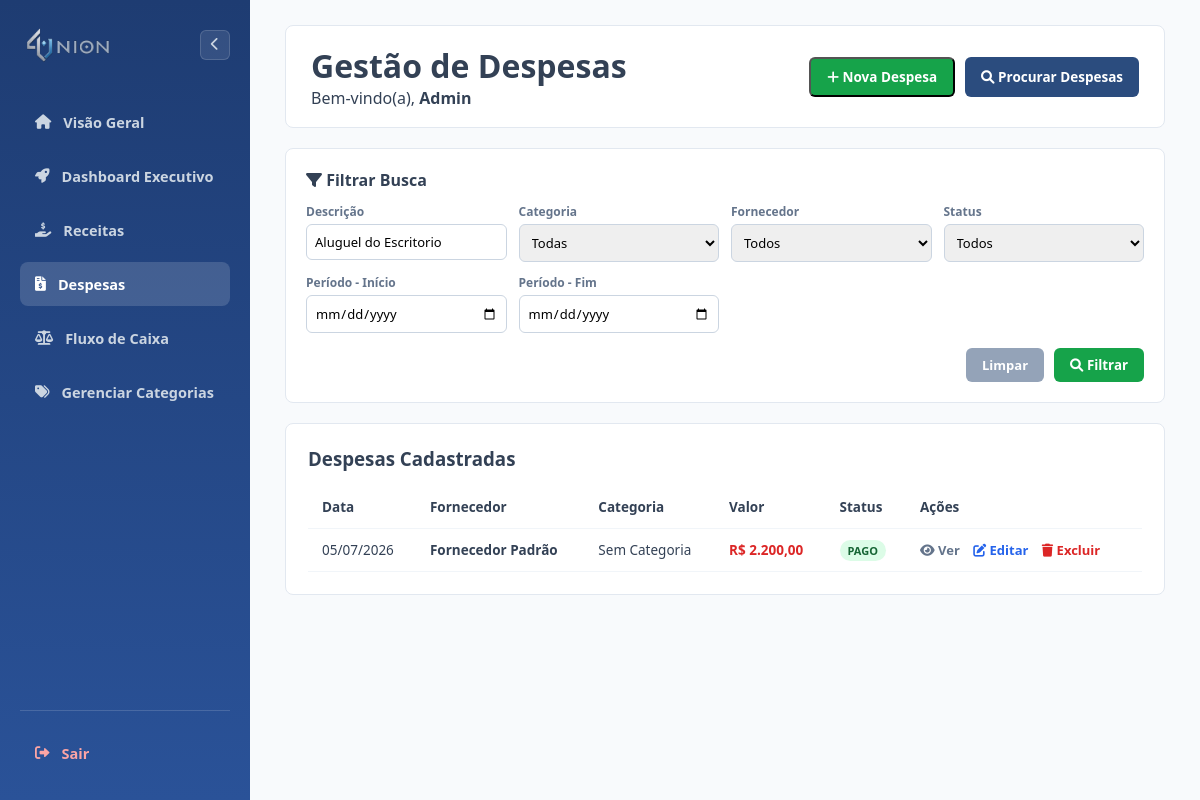
The app's page /pages/despesas/listar.php?f_busca=Aluguel do Escritorio (signed in) with its own data.
### tables this page shows
CREATE TABLE `despesas` (
  `id` int(11) NOT NULL,
  `fornecedor_id` int(11) DEFAULT NULL,
  `categoria_id` int(11) DEFAULT NULL,
  `forma_pagamento_id` int(11) DEFAULT NULL,
  `conta_id` int(11) DEFAULT NULL,
  `usuario_id` int(11) DEFAULT NULL,
  `descricao` varchar(200) DEFAULT NULL,
  `valor` decimal(12,2) DEFAULT NULL,
  `data_pagamento` date DEFAULT NULL,
  `observacao` text DEFAULT NULL,
  `status` enum('Pago','Pendente') DEFAULT NULL,
  `ativo` char(1) NOT NULL DEFAULT 'S'
);

### pages/despesas/listar.php (the view, shortened to what this page needs)
<?php
require_once "../../config/conexao.php";
$usuario_id   = $_SESSION['usuario_id'] ?? $_SESSION['id'] ?? $_SESSION['id_usuario'] ?? $_SESSION['user_id'] ?? null;
$usuario_nome = $_SESSION['usuario_nome'] ?? $_SESSION['nome'] ?? 'Usuário';
function formatarValorSemArredondar($valor) {
    $valorStr = (string)$valor;
    $partes = explode('.', $valorStr);
    $inteiro = number_format((float)$partes[0], 0, '', '.');
    $decimais = isset($partes[1]) ? $partes[1] : '00';
    if (strlen($decimais) < 2) {
        $decimais = str_pad($decimais, 2, '0', STR_PAD_RIGHT);
    } else {
        $decimais = substr($decimais, 0, 2);
    }
    return $inteiro . ',' . $decimais;
}
$filtro_busca       = isset($_GET['f_busca']) ? trim($_GET['f_busca']) : '';
$filtro_categoria   = isset($_GET['f_categoria']) ? trim($_GET['f_categoria']) : '';
$filtro_fornecedor  = isset($_GET['f_fornecedor']) ? trim($_GET['f_fornecedor']) : '';
$filtro_status      = isset($_GET['f_status']) ? trim($_GET['f_status']) : '';
$filtro_data_inicio = isset($_GET['f_data_inicio']) ? trim($_GET['f_data_inicio']) : '';
$filtro_data_fim    = isset($_GET['f_data_fim']) ? trim($_GET['f_data_fim']) : '';
$tem_filtro_ativo = (!empty($filtro_busca) || !empty($filtro_categoria) || !empty($filtro_fornecedor)
    || !empty($filtro_status) || !empty($filtro_data_inicio) || !empty($filtro_data_fim));
try {
    $sql = "SELECT d.*,
                   c.nome AS categoria_nome,
                   COALESCE(NULLIF(f.nome_fantasia, ''), f.razao_social) AS fornecedor_nome
            FROM despesas d
            LEFT JOIN categorias c ON d.categoria_id = c.id
            LEFT JOIN fornecedores f ON d.fornecedor_id = f.id
            WHERE d.usuario_id = :usuario_id AND d.ativo = 'S'";
    $params = ['usuario_id' => $usuario_id];
    if (!empty($filtro_busca)) {
        $sql .= " AND d.descricao LIKE :busca";
        $params['busca'] = "%" . $filtro_busca . "%";
    }
    $sql .= " ORDER BY d.data_pagamento DESC";
    $stmt = $conexao->prepare($sql);
    $stmt->execute($params);
    $despesas = $stmt->fetchAll(PDO::FETCH_ASSOC);
} catch (PDOException $e) {
    $despesas = [];
}
?>
<!DOCTYPE html>
<html lang="pt-br">
<head>
    <link rel="stylesheet" href="https://cdnjs.cloudflare.com/ajax/libs/font-awesome/6.0.0/css/all.min.css">
    <link rel="stylesheet" href="../../assets/css/listar.css?v=<?= time() ?>">
</head>
<body>
    <?php $sidebarActive = 'despesas'; $sidebarRoot = '../../'; include __DIR__ . '/../../partials/sidebar.php'; ?>
    <main class="main-content">
        <header class="topbar">
            <div>
                <h1>Gestão de Despesas</h1>
                <p>Bem-vindo(a), <strong><?= htmlspecialchars($usuario_nome) ?></strong></p>
            </div>
            <div class="topbar-actions">
                <button type="button" class="btn-add" onclick="abrirModalCadastrar()">
                    <i class="fas fa-plus"></i> Nova Despesa
                </button>
                <button type="button" id="btnToggleFiltros" class="btn-search" onclick="toggleFiltros()">
                    <i class="fas fa-search"></i> Procurar Despesas
                </button>
            </div>
        </header>
        <div id="painelFiltros" class="filter-section" style="<?= $tem_filtro_ativo ? 'display:block;' : 'display:none;'; ?>">
            <h4 style="margin-bottom:12px;"><i class="fas fa-filter"></i> Filtrar Busca</h4>
            <form action="listar.php" method="GET">
                <div class="filter-grid">
                    <div class="filter-group">
                        <label>Descrição</label>
                        <input type="text" name="f_busca" value="<?= htmlspecialchars($filtro_busca) ?>">
                    </div>
                    <div class="filter-group">
                        <label>Categoria</label>
                        <select name="f_categoria">
                            <option value="">Todas</option>
                        </select>
                    </div>
                    <div class="filter-group">
                        <label>Fornecedor</label>
                        <select name="f_fornecedor">
                            <option value="">Todos</option>
                        </select>
                    </div>
                    <div class="filter-group">
                        <label>Status</label>
                        <select name="f_status">
                            <option value="">Todos</option>
                        </select>
                    </div>
                    <div class="filter-group">
                        <label>Período - Início</label>
                        <input type="date" name="f_data_inicio" max="9999-12-31" value="<?= htmlspecialchars($filtro_data_inicio) ?>">
                    </div>
                    <div class="filter-group">
                        <label>Período - Fim</label>
                        <input type="date" name="f_data_fim" max="9999-12-31" value="<?= htmlspecialchars($filtro_data_fim) ?>">
                    </div>
                </div>
                <div class="filter-buttons">
                    <a href="listar.php" class="btn-clear">Limpar</a>
                    <button type="submit" class="btn-apply"><i class="fas fa-search"></i> Filtrar</button>
                </div>
            </form>
        </div>
        <div class="card">
            <h3 style="margin-bottom:15px;">Despesas Cadastradas</h3>
            <?php if (empty($despesas)): ?>
                <div style="text-align: center; padding: 40px 20px; color: #64748b;">
                    <i class="fas fa-file-invoice-dollar" style="font-size: 48px; color: #cbd5e1; margin-bottom: 15px; display: block;"></i>
                    <h4 style="font-size: 18px; color: #334155; margin-bottom: 8px;">Nenhuma despesa registrada</h4>
                    <p style="font-size: 14px; margin-bottom: 20px;">Comece cadastrando os gastos da empresa.</p>
                    <button type="button" class="btn-add" onclick="abrirModalCadastrar()" style="display: inline-flex; align-items: center; gap: 8px;">
                        <i class="fas fa-plus"></i> Cadastrar Nova Despesa
                    </button>
                </div>
            <?php else: ?>
                <table class="data-table">
                    <thead>
                        <tr>
                            <th>Data</th>
                            <th>Fornecedor</th>
                            <th>Categoria</th>
                            <th>Valor</th>
                            <th>Status</th>
                            <th>Ações</th>
                        </tr>
                    </thead>
                    <tbody>
                        <?php foreach ($despesas as $row): ?>
                            <tr class="<?= $row['status'] === 'Pendente' ? 'row-pendente' : '' ?>">
                                <td data-label="Data"><?= !empty($row['data_pagamento']) ? date('d/m/Y', strtotime($row['data_pagamento'])) : '-' ?></td>
                                <td data-label="Fornecedor"><strong><?= htmlspecialchars($row['fornecedor_nome'] ?? 'Não informado') ?></strong></td>
                                <td data-label="Categoria"><?= htmlspecialchars($row['categoria_nome'] ?? 'Sem Categoria') ?></td>
                                <td data-label="Valor" style="color:#dc2626; font-weight:600;">
                                    R$ <?= formatarValorSemArredondar($row['valor']) ?>
                                </td>
                                <td data-label="Status">
                                    <span class="badge <?= $row['status'] === 'Pago' ? 'badge-receita' : 'badge-despesa' ?>">
                                        <?= htmlspecialchars($row['status']) ?>
                                    </span>
                                </td>
                                <td class="action-links" data-label="Ações">
                                    <a href="javascript:void(0)" style="color:#64748b;" onclick="abrirModalVisualizar(<?= $row['id'] ?>)">
                                        <i class="fas fa-eye"></i> Ver
                                    </a>
                                    <a href="javascript:void(0)" style="color:#2563eb;" onclick="abrirModalEditar(<?= $row['id'] ?>)">
                                        <i class="fas fa-edit"></i> Editar
                                    </a>
                                    <a href="javascript:void(0)" style="color:#dc2626;" onclick="abrirModalExcluir(<?= $row['id'] ?>, '<?= htmlspecialchars(addslashes($row['descricao']), ENT_QUOTES) ?>')">
                                        <i class="fas fa-trash"></i> Excluir
                                    </a>
                                </td>
                            </tr>
                        <?php endforeach; ?>
                    </tbody>
                </table>
            <?php endif; ?>
        </div>
    </main>
</body>
</html>

### assets/css/listar.css (style rules this page uses)
* { box-sizing: border-box; margin: 0; padding: 0; font-family: 'Segoe UI', Tahoma, Geneva, Verdana, sans-serif; }
body { background-color: #f8fafc; color: #334155; display: flex; min-height: 100vh; }
.sidebar, .main-content { transition: all 0.3s ease-in-out !important; }
.main-content { flex: 1; min-width: 0; padding: 25px 35px; display: flex; flex-direction: column; gap: 20px; }
.topbar { display: flex; justify-content: space-between; align-items: center; background: #ffffff; padding: 18px 25px; border-radius: 8px; border: 1px solid #e2e8f0; }
.topbar-actions { display: flex; gap: 10px; }
.btn-add { background-color: #16a34a; color: #ffffff; padding: 9px 16px; border-radius: 6px; text-decoration: none; font-size: 13.5px; font-weight: 600; }
.btn-search { background-color: #2b4c7e; color: #ffffff; border: none; padding: 9px 16px; border-radius: 6px; font-size: 13.5px; font-weight: 600; cursor: pointer; }
.filter-section { background: #ffffff; border: 1px solid #e2e8f0; border-radius: 8px; padding: 20px; }
.filter-grid { display: grid; grid-template-columns: repeat(auto-fit, minmax(160px, 1fr)); gap: 12px; }
.filter-group label { display: block; font-size: 12px; font-weight: 600; color: #64748b; margin-bottom: 4px; }
.filter-group input, .filter-group select { width: 100%; padding: 8px; border: 1px solid #cbd5e1; border-radius: 6px; font-size: 13px; }
.filter-buttons { display: flex; gap: 10px; margin-top: 15px; justify-content: flex-end; }
.btn-apply { padding: 8px 16px; background: #16a34a; color: white; border: none; border-radius: 6px; font-weight: 600; cursor: pointer; }
.btn-clear { padding: 8px 16px; background: #94a3b8; color: white; text-decoration: none; border-radius: 6px; font-weight: 600; font-size: 13px; }
.card { background: #ffffff; border-radius: 8px; border: 1px solid #e2e8f0; padding: 22px; }
.data-table { width: 100%; border-collapse: collapse; font-size: 13.5px; }
.data-table th, .data-table td { padding: 12px 14px; border-bottom: 1px solid #f1f5f9; text-align: left; }
.badge { padding: 3px 8px; border-radius: 12px; font-size: 11px; font-weight: 700; text-transform: uppercase; }
.badge-receita { background: #dcfce7; color: #166534; }
.action-links a { text-decoration: none; font-weight: 600; font-size: 13px; margin-right: 10px; }
.card { overflow-x: auto; }

### records on screen
despesas: data_pagamento "05/07/2026", fornecedor_nome "Fornecedor Padrão", categoria_nome "Sem Categoria", valor "2.200,00", status "PAGO"

### other values on screen
$item['label'] "Visão Geral"
$item['label'] "Dashboard Executivo"
$item['label'] "Receitas"
$item['label'] "Despesas"
$item['label'] "Fluxo de Caixa"
$item['label'] "Gerenciar Categorias"
$usuario_nome "Admin"
